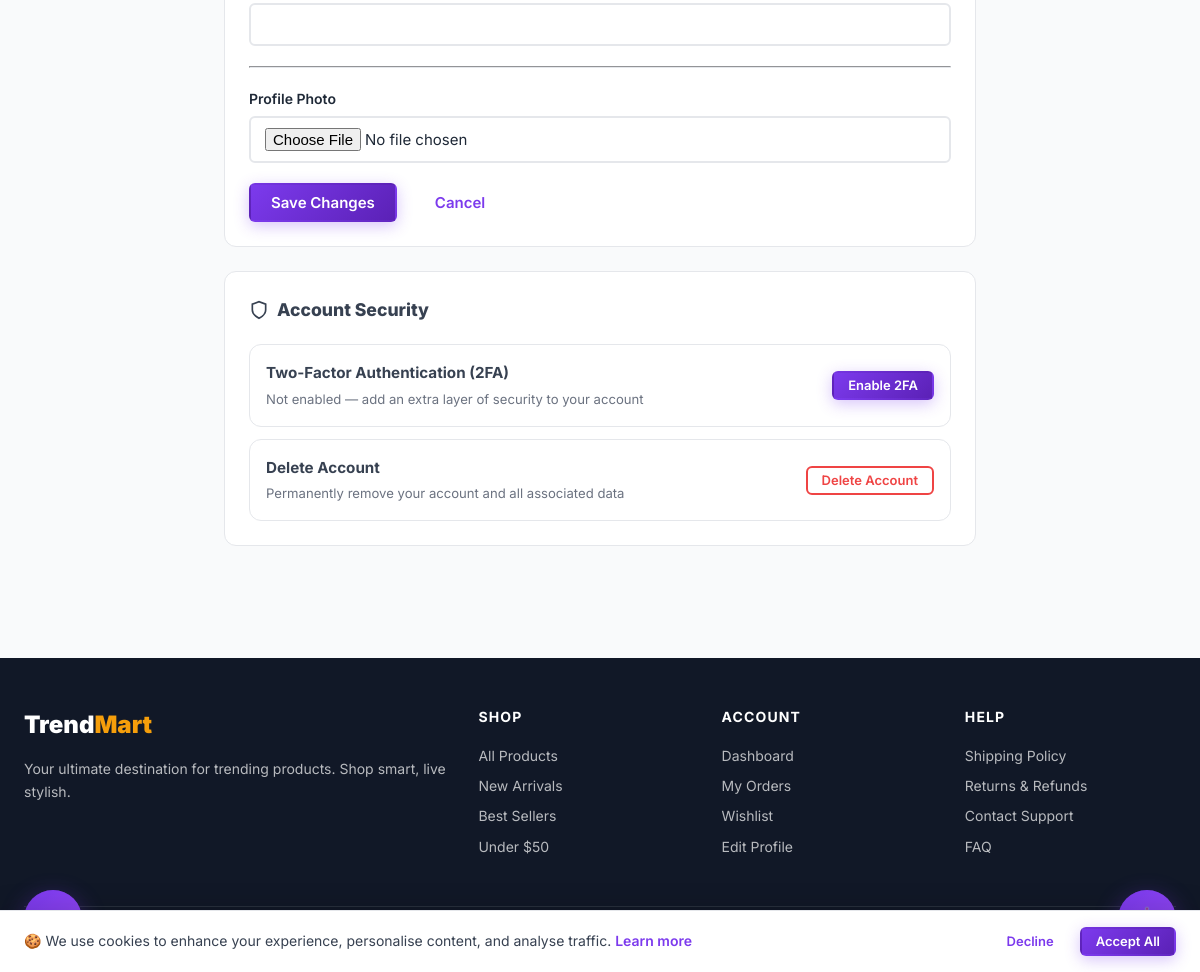
The app's page /profile/ (signed in, lower part), older data.
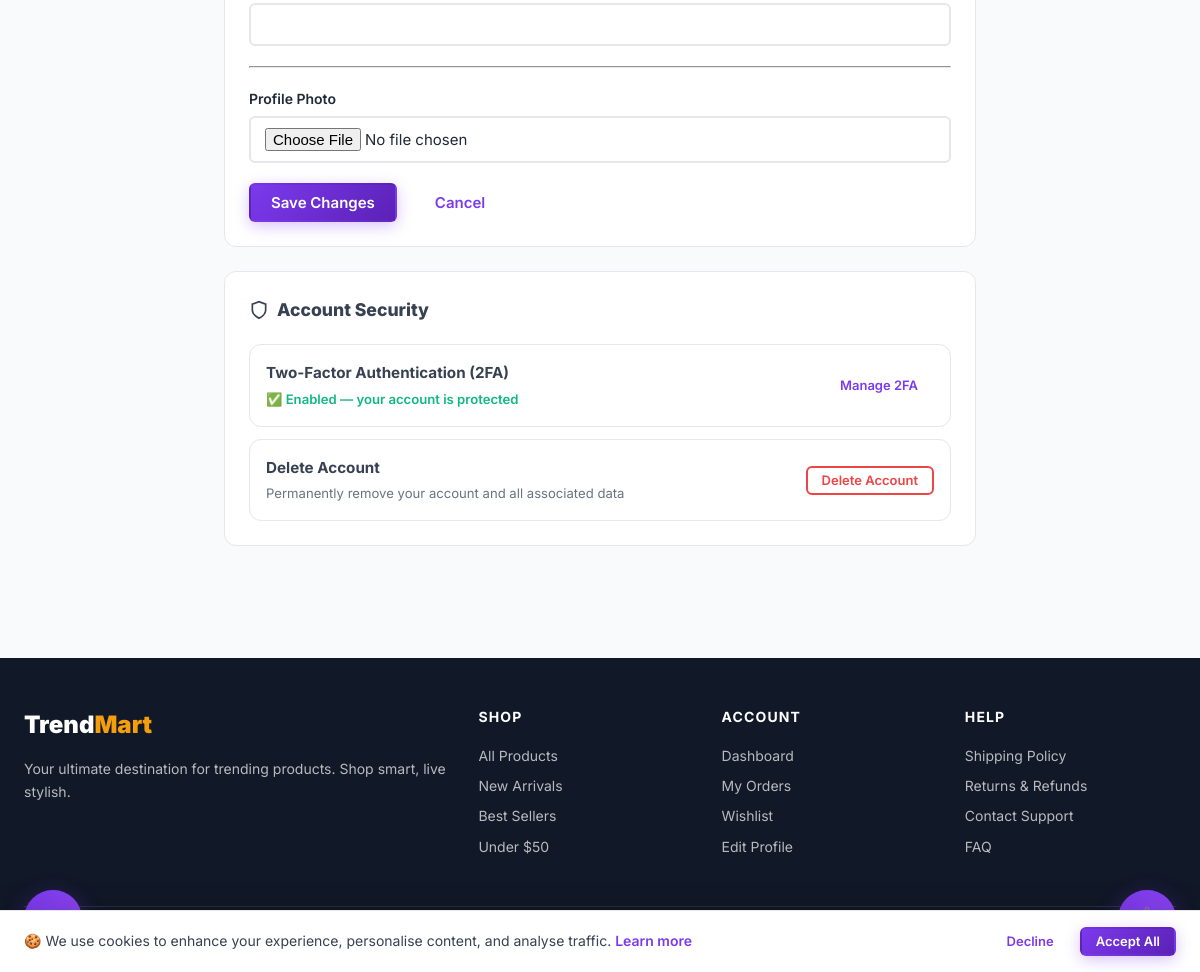
The same page, newer data.
### shop/views.py (the view)
# urls.py: path('profile/', views.profile_view, name='profile'),
@login_required
def profile_view(request):
    profile, _ = UserProfile.objects.get_or_create(user=request.user)
    if request.method == 'POST':
        form = UserProfileForm(request.POST, request.FILES, instance=profile)
        if form.is_valid():
            form.save()
            request.user.first_name = form.cleaned_data.get('first_name', '')
            request.user.last_name = form.cleaned_data.get('last_name', '')
            request.user.email = form.cleaned_data.get('email', '')
            request.user.save()
            messages.success(request, "Profile updated successfully!")
            return redirect('shop:profile')
    else:
        form = UserProfileForm(instance=profile, initial={
            'first_name': request.user.first_name,
            'last_name': request.user.last_name,
            'email': request.user.email,
        })
    return render(request, 'shop/auth/profile.html', {'form': form, 'profile': profile})

### shop/forms.py
class UserProfileForm(forms.ModelForm):
    first_name = forms.CharField(max_length=100, widget=forms.TextInput(attrs={'class': 'form-control'}))
    last_name = forms.CharField(max_length=100, widget=forms.TextInput(attrs={'class': 'form-control'}))
    email = forms.EmailField(widget=forms.EmailInput(attrs={'class': 'form-control'}))
    class Meta:
        model = UserProfile
        fields = ['phone', 'address', 'city', 'country', 'postal_code', 'bio', 'date_of_birth', 'avatar']
        widgets = {
            'date_of_birth': forms.DateInput(attrs={'type': 'date', 'class': 'form-control'}),
            'address': forms.Textarea(attrs={'rows': 3, 'class': 'form-control'}),
            'bio': forms.Textarea(attrs={'rows': 4, 'class': 'form-control'}),
            'phone': forms.TextInput(attrs={'class': 'form-control'}),
            'city': forms.TextInput(attrs={'class': 'form-control'}),
            'country': forms.TextInput(attrs={'class': 'form-control'}),
            'postal_code': forms.TextInput(attrs={'class': 'form-control'}),
            'avatar': forms.FileInput(attrs={'class': 'form-control', 'accept': 'image/*'}),
        }

### templates/shop/auth/profile.html (shortened to what this page needs)
{% extends "shop/base.html" %}
{% block content %}
<div class="container" style="padding-top:2rem;padding-bottom:3rem;max-width:800px">
  <div class="card">
    <form method="post" enctype="multipart/form-data" novalidate>
      <div class="form-group">
        {{ form.country }}
      </div>
      <hr style="margin:1.25rem 0;border-color:var(--border)">
      <div class="form-group">
        <label class="form-label" for="{{ form.avatar.id_for_label }}">Profile Photo</label>
        {{ form.avatar }}
      </div>
      <div style="display:flex;gap:1rem;flex-wrap:wrap">
        <button type="submit" class="btn btn-primary">Save Changes</button>
        <a href="{% url 'shop:dashboard' %}" class="btn btn-ghost">Cancel</a>
      </div>
    </form>
  </div>
  <div class="card" style="margin-top:1.5rem;padding:1.5rem">
    <h2 style="font-size:1.1rem;font-weight:800;margin-bottom:1.25rem;display:flex;align-items:center;gap:.5rem">
      <svg width="20" height="20" viewBox="0 0 24 24" fill="none" stroke="currentColor" stroke-width="2" aria-hidden="true"><path d="M12 22s8-4 8-10V5l-8-3-8 3v7c0 6 8 10 8 10z"/></svg>
      Account Security
    </h2>
    <div style="display:flex;align-items:center;justify-content:space-between;padding:1rem;background:var(--bg);border-radius:var(--radius);border:1.5px solid var(--border);flex-wrap:wrap;gap:1rem">
      <div>
        <div style="font-weight:700;font-size:.95rem">Two-Factor Authentication (2FA)</div>
        {% if profile.totp_enabled %}
          <div style="font-size:.82rem;color:var(--success);font-weight:600;margin-top:.2rem">✅ Enabled — your account is protected</div>
        {% else %}
          <div style="font-size:.82rem;color:var(--text-light);margin-top:.2rem">Not enabled — add an extra layer of security to your account</div>
        {% endif %}
      </div>
      <a href="{% url 'shop:setup_2fa' %}" class="btn {% if profile.totp_enabled %}btn-ghost{% else %}btn-primary{% endif %} btn-sm">
        {% if profile.totp_enabled %}Manage 2FA{% else %}Enable 2FA{% endif %}
      </a>
    </div>
    <div style="display:flex;align-items:center;justify-content:space-between;padding:1rem;background:var(--bg);border-radius:var(--radius);border:1.5px solid var(--border);flex-wrap:wrap;gap:1rem;margin-top:.75rem">
      <div>
        <div style="font-weight:700;font-size:.95rem">Delete Account</div>
        <div style="font-size:.82rem;color:var(--text-light);margin-top:.2rem">Permanently remove your account and all associated data</div>
      </div>
      <a href="{% url 'shop:delete_account' %}" class="btn btn-ghost btn-sm" style="color:var(--error);border-color:var(--error)">Delete Account</a>
    </div>
  </div>
</div>
{% endblock %}

Row changes from the older to the newer data that the page shows:
changed UserProfile: totp_enabled False → True (drawn)
Text that changed along with them:
text no longer shown: "Not enabled — add an extra layer of security to your account Enable 2FA"
text now shown: "✅ Enabled — your account is protected Manage 2FA"
